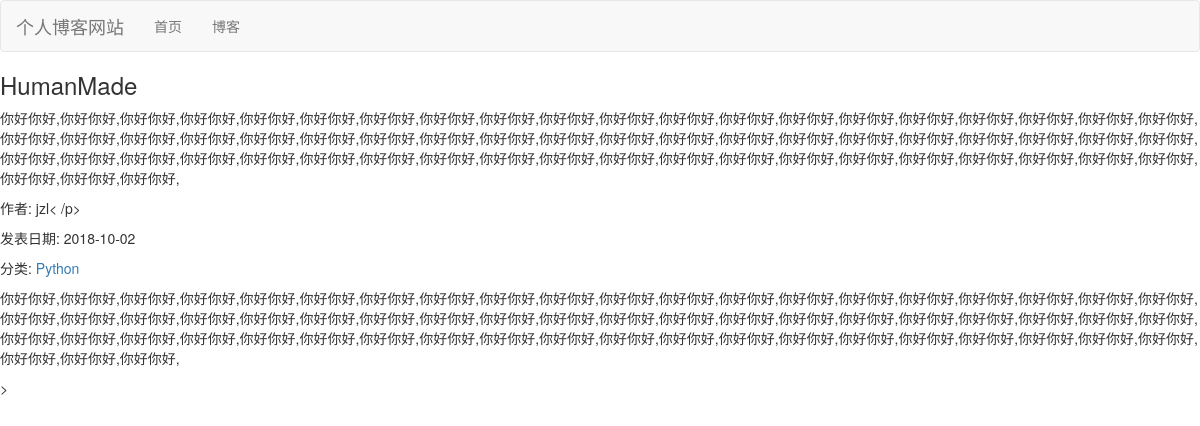
The page /blog/1 on the database its author committed.
### blog/models.py (models this page shows, shortened)
class Blog(models.Model):
    title = models.CharField(max_length=50)
    content = models.TextField()
    author = models.ForeignKey(User, on_delete=models.DO_NOTHING)
    create_time = models.DateTimeField(auto_now_add=True)
    last_update_time = models.DateTimeField(auto_now=True)
    blog_type = models.ForeignKey(BlogType, on_delete=models.DO_NOTHING,default=0)

class BlogType(models.Model):
    type_name = models.CharField(max_length=15)
    def __str__(self):
        return self.type_name

### blog/views.py (the view)
# urls.py: path('<int:blog_pk>', views.blog_detail, name ='blog_detail'),
def blog_detail(request, blog_pk):
    context = {}
    context['blog'] = get_object_or_404(Blog, pk=blog_pk)
    return render_to_response('blog_detail.html', context)

### template/blog_detail.html (shortened to what this page needs)
{% extends 'base.html' %}
{% block content %}
    <h3>{{ blog.title }}</h3>
    <p>{{ blog.content }}</p>
    <p>作者: {{blog.author  }}< /p>
     <p>发表日期: {{ blog.create_time| date:"Y-m-d" }}</p>
       <p>分类:
           <a href="{% url 'blog_with_type' blog.blog_type.pk %}">
               {{ blog.blog_type }}
           </a>
       </p>
        <p> {{ blog.content }}</p>>
{% endblock %}

### static/base.css (style rules this page uses)
* { margin: 0; padding: 0; }

### rows shown on the page
Blog: title "HumanMade", content "你好你好,你好你好,你好你好,你好你好,你好你好,你好你好,你好你好,你好你好,你好你好,你好你好,你好你好,你好你好,你好你好,你好你好,你好你好,你好你好,你好你好,你好你好,你好你好,你好你好,你好你好,你好你好,你好你好,你好你好,你好你好,你好你好,你好你好,你好你好,你好你好,你好你好,你好你好,你好你好,你好你好,你好你好,你好你好,你好你好,你好你好,你好你好,你好你好,你好你好,你好你好,你好你好,你好你好,你好你好,你好你好,你好你好,你好你好,你好你好,你好你好,你好你好,你好你好,你好你好,你好你好,你好你好,你好你好,你好你好,你好你好,你好你好,你好你好,你好你好,你好你好,你好你好,你好你好,", author "jzl", create_time "2018-10-02", blog_type "Python"
